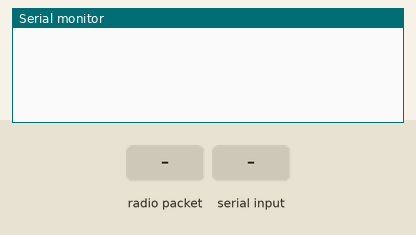
Bench run of a sketch on a simulated Arduino Uno, built with avr-gcc and run on an emulated ATmega328P. On the bench: the last lines printed to the serial monitor. Inputs (shaded band) come from the test bench. No radio packets arrive unless stated.

Above: at 1.2 s.
1.3 s: radio packet "1" arrives
At 1.8 s:
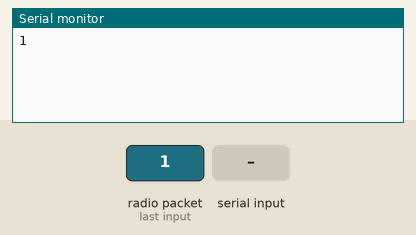
2.8 s: "1\n" received over Serial
At 4.9 s:
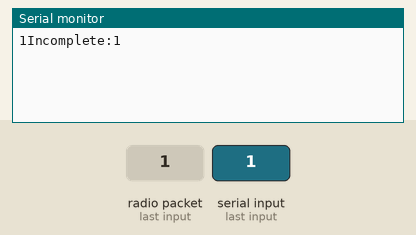

Measured:
- after the input at 1.3 s, the serial monitor: prints a new line at once (image 1)
- after the input at 2.8 s, the serial monitor: prints a new line after 1.0 s (image 2)

The sketch:

ArdCntrl.ino
```cpp
/*--reserved pins that are not declared here--*/
//13, 11 and 12 are also reserved for the radio  http://theblogofpeterchen.blogspot.ca/2015/02/english-text-string-wireless.html

#include <SPI.h>   // Comes with Arduino IDE
#include "RF24.h"  // Download and Install (See above)

//communication data structure
const char START        	 	= 'z';//start of command
const char SENDING_CODE      	= 's';
const char END          	 	= 'e'; //end of command
//from controller
const char OPEN_WATER       	= 'o';  //command to send to open the valve
const char CLOSE_WATER      	= 'a';  //command to send to close the valve
const char GET_SENSOR_DATA  	= 'g';  //command to send to get the status
//from worker
const char SELF_IDENTIFY    	= 'i';  //code that the worker is self identifying to the controller.
const char REVC_CONFIRM_CODE  	= 'c';  //confirmation from the worker.
const char WATER_MANUAL_OVR	  	= 'm'; 	//code that the worker send that tells the controller that the water has been turned on manually
const char WATER_TURNED_OFF		  = 'w';
//example1: zosg123e : z = start, o = open water, s=sending , 123 = workerId, 132 = nbr of minutes to keep the valve open, e=end

char command[20];

String cntrlCmd;
/*-----( Declare objects )-----*/
/* Hardware configuration: Set up nRF24L01 radio on SPI bus plus (usually) pins 7 & 8 (Can be changed) */
RF24 radio(7, 8);

/*-----( Declare Variables )-----*/
byte pipe[][6] = {"mst02", "wk003"}; // These will be the names of the "Pipes"

void setup() {
  cntrlCmd.reserve(20);
  Serial.begin(9600); // Initialize serial port
  //initialize wireless communication
  radio.begin();          // Initialize the nRF24L01 Radio
  radio.setChannel(108);  // Above most WiFi frequencies
  radio.setDataRate(RF24_250KBPS); // Fast enough.. Better range
  radio.setRetries(15, 15);
  radio.setCRCLength(RF24_CRC_16);
  // RF24_PA_MAX is default.
  // PALevelcan be one of four levels: RF24_PA_MIN, RF24_PA_LOW, RF24_PA_HIGH and RF24_PA_MAX
  //radio.setPALevel(RF24_PA_LOW);
  radio.setPALevel(RF24_PA_MAX);
  // Open a writing and reading pipe on each radio, with opposite addresses
  //radio.openWritingPipe(pipe[1]);
  radio.openReadingPipe(1, pipe[0]);

  // Start the radio listening for data
  radio.startListening();

  while (!Serial) {
     ; // wait for serial port to connect. Needed for native USB
   }


}
void loop() {

  if ( radio.available())
  {
	  initCommand();

    while (radio.available())   // While there is data ready to be retrieved from the receive pipe
    {
      radio.read( &command, sizeof( char) * 20 );             // Get the data
    }
    Serial.print(command);
  }

  while (Serial.available()) {
    cntrlCmd = Serial.readStringUntil("e");
  }

  if (cntrlCmd != "" && cntrlCmd.charAt(0) == START && cntrlCmd.charAt(cntrlCmd.length() - 1) == END)
  {
    initCommand();

    cntrlCmd.toCharArray(command, 20);

    //set the pipe to the right receiver.
    pipe[1][2] = command[3];
    pipe[1][3] = command[4];
    pipe[1][4] = command[5];

    radio.stopListening();
    radio.openWritingPipe(pipe[1]);

    if (!radio.write( &command, sizeof(char) * 20)) {            // Send data, checking for error ("!" means NOT)
      Serial.print(F("failed:"));
      Serial.println(cntrlCmd);
    }

    radio.startListening();
    cntrlCmd = "";
  } else if (cntrlCmd.length()  > 0) {
    Serial.print(F("Incomplete:"));
    Serial.println(cntrlCmd);
    cntrlCmd = "";
  }
}

void initCommand(){

    for(int i = 0 ; i < sizeof(command) ; i++){
      command[i] = '\0';
    }

}
```
